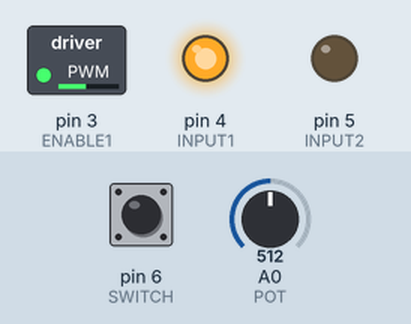
A sketch run on a simulated Arduino Uno, built with avr-gcc and run on an emulated ATmega328P. On the bench: switched loads named in the sketch (green lamp = pin HIGH), output pins drawn as LEDs (lit = HIGH). Inputs (shaded band) come from the test bench; at power-on: A0 (POT) = 512, pin 6 (SWITCH) HIGH.

Above: at 1.2 s.
1.3 s: A0 (POT) set to 716
At 2.5 s:
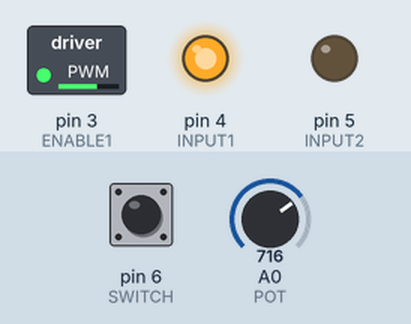
2.8 s: pin 6 (SWITCH) pulled LOW for 0.15 s
At 4.0 s:
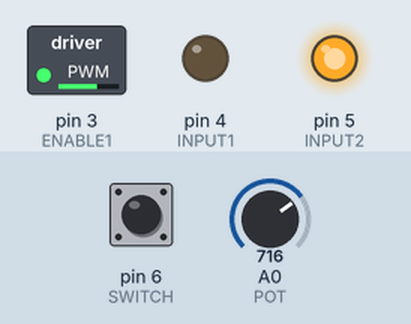
4.4 s: A0 (POT) set to 900
At 5.4 s:
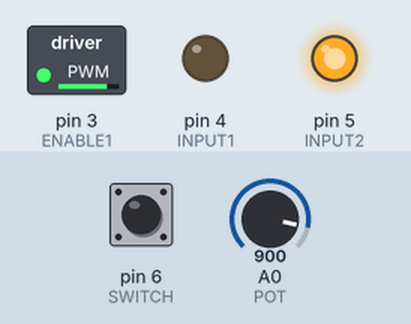
5.9 s: A0 (POT) set to 49
At 7.1 s:
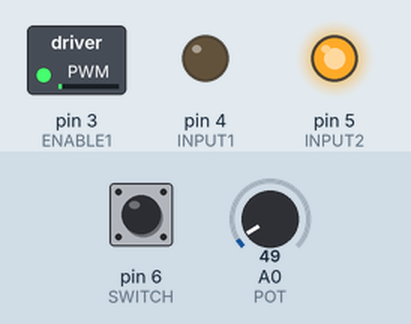
7.4 s: A0 (POT) set to 40
At 8.6 s:
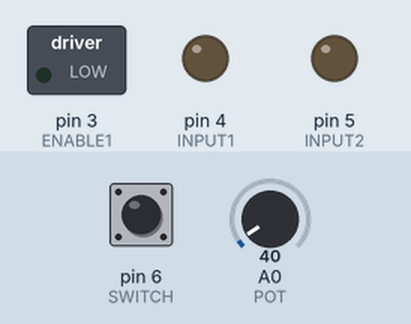
8.9 s: A0 (POT) set to 122
At 9.5 s:
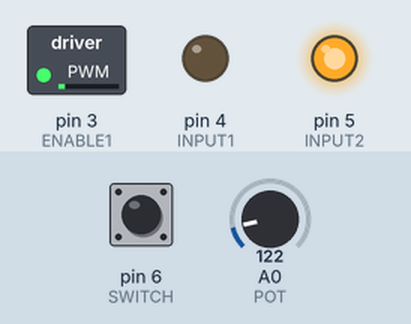
Timing chart, 0 to 11.4 s (numbered marks = the images above; inputs shaded):
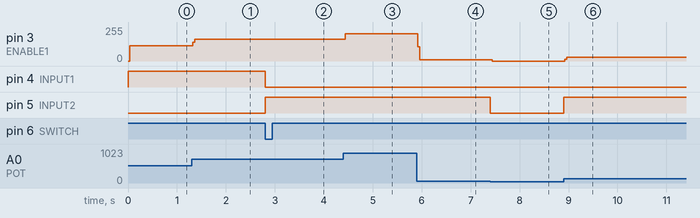

The sketch:

Experiment_3_H-Bridge.ino
```cpp
// (licence header left out)
const int ENABLE1 = 3;
const int INPUT1 = 4;
const int INPUT2 = 5;
const int SWITCH = 6;
const int POT = 0;
int speed = 0;
boolean previousButton = HIGH; // Variable containing the previous button state
boolean currentButton = HIGH; // Variable containing the current button state
boolean goForward = true; //Set initial direction as forward

void setup() {
  pinMode (ENABLE1, OUTPUT);
  pinMode (INPUT1, OUTPUT);
  pinMode (INPUT2, OUTPUT);
  pinMode (SWITCH, INPUT_PULLUP);
  brake (); //Stop motor
}

void loop() {
  //Read the switch to check for direction toggle
  currentButton = digitalRead(SWITCH); // Read the switch state

  if (previousButton != currentButton)  // If switch pressed
  {
    delay(5);  // Wait 5ms
    currentButton = digitalRead(SWITCH);  // Read switch again
  }
  if (previousButton == HIGH && currentButton == LOW)  // Detect a button press
  {
    goForward = !goForward;  // Change direction
  }
  previousButton = currentButton;  // Reset button value

  //Read the potentiometer
  speed = analogRead (POT);
  speed = map (speed, 0, 1023, 0, 255);
  if (speed <= 10) {
    brake();
  } else {
    if (goForward == true) {
      forward (speed);
    } else {
      reverse (speed);
    }
  }
}
//Drive motor forward at the specified speed (0 – 255)
void forward (int speed)
{
  digitalWrite (ENABLE1, LOW); //Disable H-Bridge
  digitalWrite (INPUT1, HIGH);
  digitalWrite (INPUT2, LOW);
  analogWrite (ENABLE1, speed); //PWM to drive motor
}

//Drive motor backward at the specified speed (0 – 255)
void reverse (int speed)
{
  digitalWrite (ENABLE1, LOW); //Disable H-Bridge
  digitalWrite (INPUT1, LOW);
  digitalWrite (INPUT2, HIGH);
  analogWrite (ENABLE1, speed); //PWM to drive motor
}

//Stop motor
void brake ()
{
  digitalWrite (ENABLE1, LOW); //Disable H-Bridge
  digitalWrite (INPUT1, LOW);
  digitalWrite (INPUT2, LOW);
  analogWrite (ENABLE1, HIGH); //Brake motor
}
```

Measured:
- the behaviour switches between 45 and 44 on A0 (POT) (found by bisection; images 4 and 5)
- after the input at 1.3 s, pin 3 (ENABLE1): 116/255 → 162/255 at once
- after the input at 2.8 s, pin 4 (INPUT1): HIGH → LOW at once; pin 5 (INPUT2): LOW → HIGH at once
- after the input at 4.4 s, pin 3 (ENABLE1): 162/255 → 204/255 at once
- after the input at 5.9 s, pin 3 (ENABLE1): 204/255 → 11/255 at once
- after the input at 7.4 s, pin 3 (ENABLE1): 11/255 → 0/255 at once; pin 5 (INPUT2): HIGH → LOW at once
- after the input at 8.9 s, pin 3 (ENABLE1): 0/255 → 27/255 at once; pin 5 (INPUT2): LOW → HIGH at once
